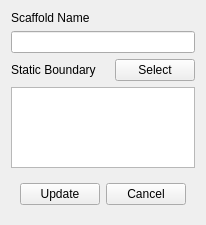
<?xml version="1.0" encoding="UTF-8"?>
<ui version="4.0">
 <class>BoundaryScaffoldDialog</class>
 <widget class="QWidget" name="BoundaryScaffoldDialog">
  <property name="geometry">
   <rect>
    <x>0</x>
    <y>0</y>
    <width>198</width>
    <height>225</height>
   </rect>
  </property>
  <property name="windowTitle">
   <string>Form</string>
  </property>
  <layout class="QVBoxLayout" name="verticalLayout">
   <item>
    <widget class="QWidget" name="widget" native="true">
     <layout class="QVBoxLayout" name="verticalLayout_3">
      <property name="leftMargin">
       <number>0</number>
      </property>
      <property name="topMargin">
       <number>0</number>
      </property>
      <property name="rightMargin">
       <number>0</number>
      </property>
      <property name="bottomMargin">
       <number>0</number>
      </property>
      <item>
       <widget class="QLabel" name="label">
        <property name="text">
         <string>Scaffold Name</string>
        </property>
       </widget>
      </item>
      <item>
       <widget class="QLineEdit" name="name"/>
      </item>
     </layout>
    </widget>
   </item>
   <item>
    <widget class="QWidget" name="widget_2" native="true">
     <layout class="QHBoxLayout" name="horizontalLayout">
      <property name="leftMargin">
       <number>0</number>
      </property>
      <property name="topMargin">
       <number>0</number>
      </property>
      <property name="rightMargin">
       <number>0</number>
      </property>
      <property name="bottomMargin">
       <number>0</number>
      </property>
      <item>
       <widget class="QLabel" name="label_8">
        <property name="text">
         <string>Static Boundary</string>
        </property>
       </widget>
      </item>
      <item>
       <spacer name="horizontalSpacer">
        <property name="orientation">
         <enum>Qt::Horizontal</enum>
        </property>
        <property name="sizeHint" stdset="0">
         <size>
          <width>40</width>
          <height>20</height>
         </size>
        </property>
       </spacer>
      </item>
      <item>
       <widget class="QPushButton" name="select">
        <property name="text">
         <string>Select</string>
        </property>
       </widget>
      </item>
     </layout>
    </widget>
   </item>
   <item>
    <widget class="QListWidget" name="boundaries">
     <property name="sizePolicy">
      <sizepolicy hsizetype="Expanding" vsizetype="Expanding">
       <horstretch>0</horstretch>
       <verstretch>0</verstretch>
      </sizepolicy>
     </property>
    </widget>
   </item>
   <item>
    <spacer name="verticalSpacer">
     <property name="orientation">
      <enum>Qt::Vertical</enum>
     </property>
     <property name="sizeHint" stdset="0">
      <size>
       <width>20</width>
       <height>40</height>
      </size>
     </property>
    </spacer>
   </item>
   <item>
    <widget class="QWidget" name="widget_12" native="true">
     <layout class="QHBoxLayout" name="horizontalLayout_9">
      <item>
       <spacer name="horizontalSpacer_7">
        <property name="orientation">
         <enum>Qt::Horizontal</enum>
        </property>
        <property name="sizeHint" stdset="0">
         <size>
          <width>40</width>
          <height>20</height>
         </size>
        </property>
       </spacer>
      </item>
      <item>
       <widget class="QPushButton" name="ok">
        <property name="text">
         <string>Update</string>
        </property>
       </widget>
      </item>
      <item>
       <widget class="QPushButton" name="cancel">
        <property name="text">
         <string>Cancel</string>
        </property>
       </widget>
      </item>
     </layout>
    </widget>
   </item>
  </layout>
 </widget>
 <resources/>
 <connections/>
</ui>
